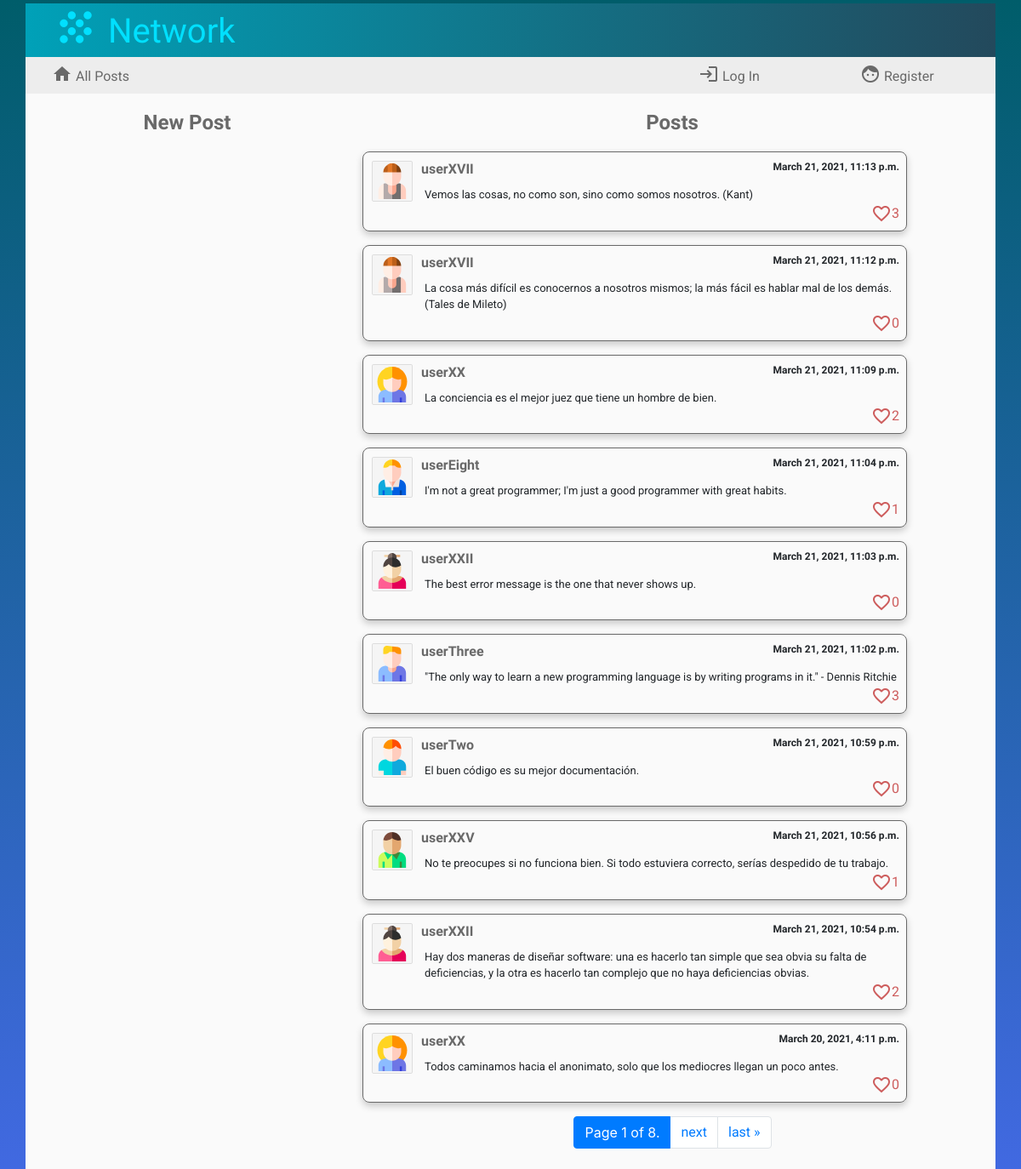
Before: / with the older database file.
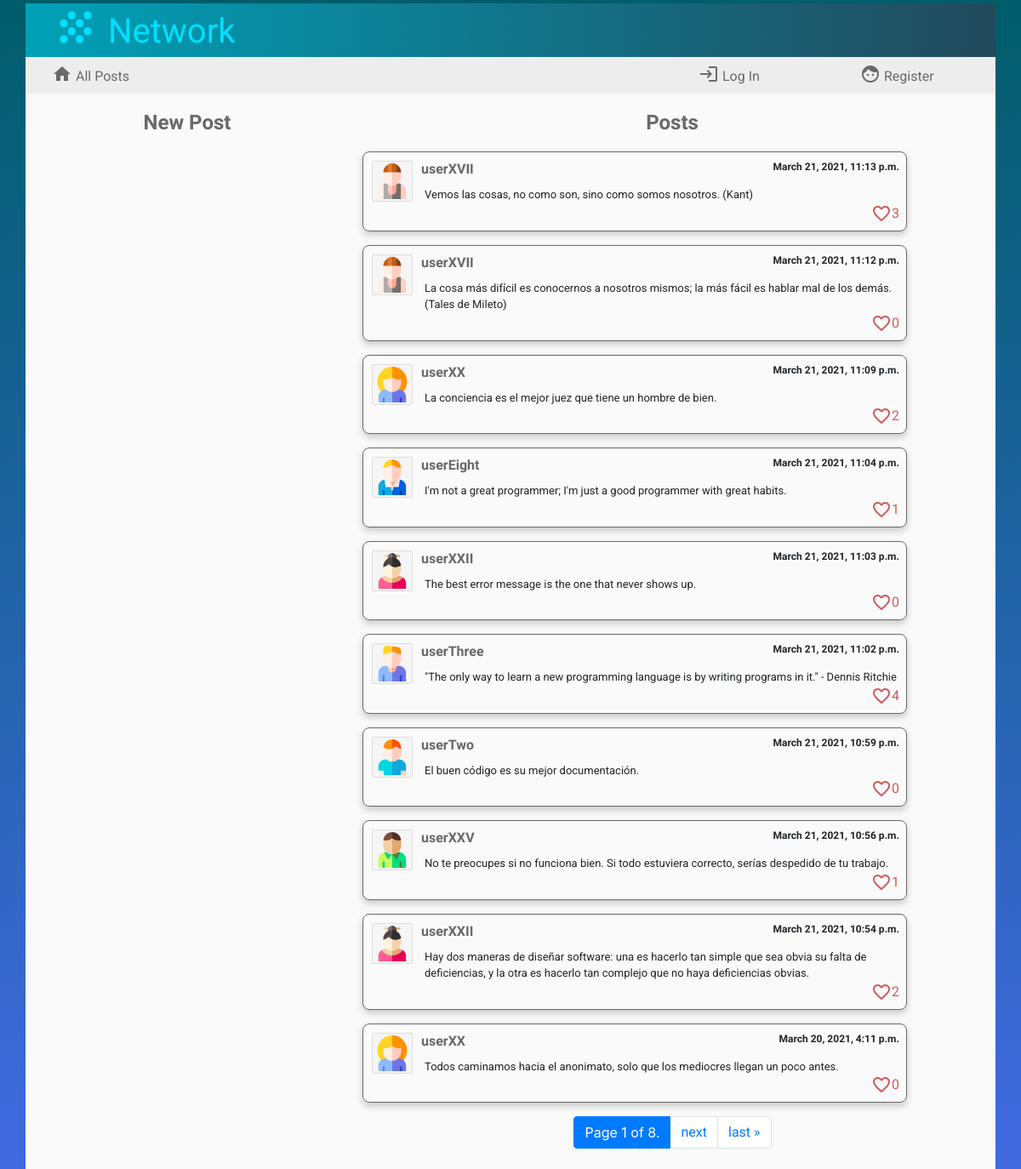
After: the same page with the newer database file.
### network/models.py (models this page shows, shortened)
class Posts(models.Model): # publicación
    usuario = models.ForeignKey(User, on_delete=models.CASCADE, blank=False)
    avatar = models.CharField(max_length=12, blank=False)
    contents = models.TextField(max_length=640, blank=False)
    post_date = models.DateTimeField(blank=False, auto_now_add=True)
    cantidad_megusta = models.IntegerField(default=0)
    megusta = models.ManyToManyField(User, blank=True, related_name="likesto")

class User(AbstractUser):
    pass

### network/views.py (the view)
# urls.py: path("", views.index, name="index"),
def index(request):
    lista_posts = Posts.objects.all().order_by('-post_date')
    paginator = Paginator(lista_posts, 10)
    page_number = request.GET.get('page')
    page_obj = paginator.get_page(page_number)
    if request.user.is_authenticated:
        perfil = Profile.objects.get(usuario=request.user)
        return render(request, "network/index.html",{"perfil": perfil,'page_obj': page_obj})
    else:
        return render(request, "network/index.html",{'page_obj': page_obj})

### network/templates/network/index.html (shortened to what this page needs)
{% extends "network/layout.html" %}
{% load static %}
{% block body %}
<div class="container cuerpo">
    <div class="row">
        <div class="col-4">
           <div class="titleNewPost">New Post</div>
        </div>
        <div class="col-8">
            {% if following %}
            <div class="titleNewPost">Posts by users followed </div>
            {% else %}
            <div class="titleNewPost">Posts</div>
            {% endif %}
        </div>
    </div>
    <div class="row" id="principal">
        <div class="col-4">
            {% if user.is_authenticated %}
            <div id="formulario">
            <form id="compose-form">
                <textarea id="compose-post"></textarea>
                <input type="submit" class="btn btn-primary botonenviar" value="Send"/>
            </form>
            <div id="successfully">posted successfully
                <span class="material-icons">
                    sentiment_satisfied_alt
                    </span>
            </div>
            </div>
            {% else %}
            <div id="formulario">
            </div>
            {% endif %}
        </div>
        <div class="col-8" id="posts">
            {% for post in page_obj %}
            <div class="post">
                <div class="postdetails"> <a href="{% url 'profile' post.usuario %}"> <img src="/static/network/avatars/{{post.avatar}}" class="postavatar"> <text class="postname">{{post.usuario}}</text> </a> <text class="postdate">{{post.post_date}}</text></div>
                <div class="postcontents" id='contents{{post.id}}'>{{post.contents}}</div>
                {% if user.is_authenticated %}
                <div>
                    {% if post.usuario == request.user %}
                    <br><a class="enlaceedit" data-postid='{{post.id}}'>Edit</a>
                    {% endif %}
                </div>
                <div class="postlikes">
                <i class="material-icons iconlikes identity" data-identity='{{post.id}}' style="cursor: pointer" id='icon{{post.id}}'>
                    {% if user in post.megusta.all %}
                        favorite
                    {% else %}
                        favorite_border
                    {% endif %}
                </i>
                <text class="numberlikes" id='text{{post.id}}'>&nbsp;{{post.cantidad_megusta}}</text></div>
                {% else %}
                <div class="postlikes"><i class="material-icons iconlikes">favorite_border</i><text class="numberlikes">{{post.cantidad_megusta}}</text></div>
                {% endif %}
            </div>
            {% endfor %}
            <nav aria-label="...">
                <ul class="pagination justify-content-center">
                    <li class="page-item active" aria-current="page">
                        <span class="page-link">
                        Page {{ page_obj.number }} of {{ page_obj.paginator.num_pages }}.
                        </span>
                    </li>
                    {% if page_obj.has_next %}
                    <li class="page-item"> <a class="page-link" href="?page={{ page_obj.next_page_number }}">next</a> </li>
                    <li class="page-item"> <a class="page-link" href="?page={{ page_obj.paginator.num_pages }}">last &raquo;</a> </li>
                    {% endif %}
                </ul>
            </nav>
        </div>
    </div>
</div>
{% endblock %}

### network/templates/network/layout.html (shortened to what this page needs)
{% load static %}
<!DOCTYPE html>
<html lang="es">
    <head>
        <link rel="stylesheet" href="https://stackpath.bootstrapcdn.com/bootstrap/4.4.1/css/bootstrap.min.css">
        <link href="{% static 'network/styles.css' %}" rel="stylesheet">
    </head>
    <body>
        <div class="container">
            <div class="row cabecera">
                <div class="col-4">
                    <div>
                        <a href="/" id="title"> <i class="material-icons" id="icontitle">grain</i>&nbsp;Network</a>
                    </div>
                </div>
                {% if user.is_authenticated %}
                <div class="col-5">
                </div>
                <div class="col-2">
                    <a class="nav-link" href="{% url 'profile' user.username %}" ><text id="username">{{ user.username }}</text></a>
                </div>
                <div class="col-1">
                    <a href="{% url 'profile' user.username %}" ><img src="/static/network/avatars/{{perfil.avatar}}" id="avatar"> </a>
                </div>
                {% else %}
                <div class="col-8">
                </div>
                {% endif %}
            </div>
            <div class="row menu">
                <div class="col-2">
                    <a class="nav-link" href="{% url 'index' %}"> <i class="material-icons icono" title="all post">home</i> All Posts</a>
                </div>
                {% if user.is_authenticated %}
                <div class="col-2">
                    <a class="nav-link" href="{% url 'following' %}"> <i class="material-icons icono" title="following">people</i> Following</a>
                </div>
                <div class="col-6">
                </div>
                <div class="col-2">
                    <a class="nav-link" href="{% url 'logout' %}"> <i class="material-icons icono" title="all post">logout</i> Log Out</a>
                </div>
                {% else %}
                <div class="col-6">
                </div>
                <div class="col-2">
                    <a class="nav-link" href="{% url 'login' %}"><i class="material-icons icono" title="login">login</i> Log In</a>
                </div>
                <div class="col-2">
                    <a class="nav-link" href="{% url 'register' %}"><i class="material-icons icono" title="register">face</i> Register</a>
                </div>
                {% endif %}
            </div>
        </div>
        <div class="body">
            {% block body %}
            {% endblock %}
        </div>
    </body>
</html>

### network/static/network/styles.css (style rules this page uses)
body { background: linear-gradient(to top, RoyalBlue, #005D6A); padding-top: 4px; }
a { font-family: 'Roboto', sans-serif; color: dimgrey; }
.cabecera { background: linear-gradient(to right,#00a1b8 0%,#23495c 100%); }
.menu { background: #ededed; }
.cuerpo { background: #fafafa; padding-bottom: 8px; }
.icono { vertical-align:text-bottom; }
#title { font-family: 'Fascinate', cursive; font-size: 40px; color: #01E0FF; margin-left: 16px; }
#icontitle { vertical-align:text-bottom; font-size: 56px; color: #01E0FF; }
.titleNewPost { font-family: 'Jura', sans-serif; font-size: 24px; font-weight:700; color: dimgrey; text-align: center; vertical-align: text-bottom; padding-top: 16px; }
#formulario, #posts { padding-top: 16px; padding-left: 16px; }
#posts { overflow-y:scroll; }
.post { height: auto; min-width: 640px; max-width: 640px; border: 1px solid dimgrey; border-radius: 8px; padding: 8px; margin: 0 auto 16px; font-family: 'Roboto', sans-serif; font-size:small; box-shadow: 0px 4px 8px rgba(0, 0, 0, 0.2); display:inline-block; }
.postavatar { border: 1px solid #ddd; padding: 2px; margin: 2px; border-radius: 4%; max-width: 48px; height: auto; background-color: whitesmoke; float:left; }
.postname { font-family: 'Jura', sans-serif; font-size: 16px; font-weight: bolder; padding-left: 8px; }
.postdate { float:right; }
.postdetails { font-family: 'Jura', sans-serif; font-size: 12px; font-weight:700; }
.postcontents { display: -ms-inline-flexbox; margin-left: 64px; margin-top: 8px; }
.postlikes { display:inline-flex; float:right; vertical-align:text-bottom; }
.iconlikes { color: indianred; }
.numberlikes { color: indianred; font-family: 'Roboto', sans-serif; font-size:medium; }

Changed rows visible on the page:
changed Posts "March 21, 2021, 11:02 p.m.": cantidad_megusta "3" → "4"
